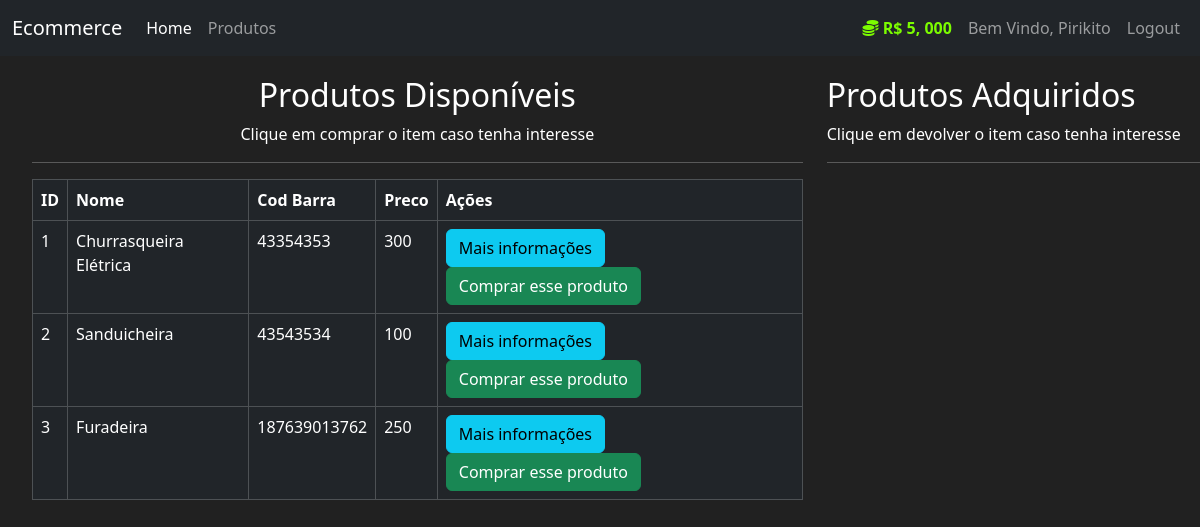
/Produtos (signed in), run on the app's committed database.
### mercado/models.py (models this page shows, shortened)
class User(db.Model, UserMixin):
    id = db.Column(db.Integer, primary_key=True)
    usuario = db.Column(db.String(length=30), nullable=False, unique=True)
    email = db.Column(db.String(length=50), nullable=False, unique=True)
    senha = db.Column(db.String(length=60), nullable=False, unique=True)
    valor = db.Column(db.Integer, nullable=False, default=5000)
    itens = db.relationship('Item', backref='dono_user', lazy=True)
    @property
    def formataValor(self):
        if len(str(self.valor)) >= 4: # R$ 400
            return f"R$ {str(self.valor)[:-3]}, {str(self.valor)[-3:]}"
        else:
            return f"R$ {self.valor}"
    @property
    def senhacrip(self):
        return self.senha
    @property
    def is_admin(self):
        return self.email.endswith('@admin.com')

class Item(db.Model):
    id = db.Column(db.Integer, primary_key=True)
    nome = db.Column(db.String(length=30), nullable=False, unique=True)
    preco = db.Column(db.Integer, nullable=False)
    cod_barra = db.Column(db.String(length=12), nullable=False, unique=True)
    descricao = db.Column(db.String(length=1024), nullable=False, unique=True)
    dono = db.Column(db.Integer, db.ForeignKey('user.id'))

### mercado/routes.py (the view, shortened to what this page needs)
@app.route('/Produtos', methods=["GET", "POST"])
@login_required
def page_produto():
    compra_form = CompraProdutoForm()
    venda_form = VendaProdutoForm()
    if request.method == "GET":
        itens = Item.query.filter_by(dono=None)
        dono_itens = Item.query.filter_by(dono=current_user.id)
        return render_template("produtos.html", itens=itens, compra_form=compra_form, dono_itens=dono_itens, venda_form=venda_form)

### mercado/models.py (called while the page is built)
@login_manager.user_loader
def load_user(user_id):
    return User.query.get(int(user_id))

### mercado/templates/produtos.html (shortened to what this page needs)
{% extends 'base.html' %}
{% block conteudo %}
    <div class="row" style="margin-top: 20px; margin-left: 20px;">
        <div class="col-8">
            <h2 style="text-align: center;">Produtos Disponíveis</h2>
            <p style="text-align: center;">Clique em comprar o item caso tenha interesse</p>
            <hr>
                <table class="table table-hover table-dark table-bordered">
                        <thead>
                            <tr>
                                <th scope="col">ID</th>
                                <th scope="col">Nome</th>
                                <th scope="col">Cod Barra</th>
                                <th scope="col">Preco</th>
                                <th scope="col">Ações</th>
                            </tr>
                         </thead>
                    <tbody>
                        {% for item in itens %}
                            <tr>
                                <td>{{item.id}}</td>
                                <td>{{item.nome}}</td>
                                <td>{{item.cod_barra}}</td>
                                <td>{{item.preco}}</td>
                                <td>
                                <button data-bs-toggle="modal" data-bs-target="#exampleModal-{{item.id}}" class="btn btn-outline btn-info">Mais informações</button>
                                <button data-bs-toggle="modal" data-bs-target="#exampleModalCompra-{{item.id}}" class="btn btn-outline btn-success">Comprar esse produto</button>
                                </td>
                            </tr>
                        {% endfor %}
                    </tbody>
                </table>
        </div>
        <div class="col-4">
            <h2>Produtos Adquiridos</h2>
            <p>Clique em devolver o item caso tenha interesse</p>
            <hr>
        </div>
    </div>
{% endblock %}

### mercado/templates/base.html (shortened to what this page needs)
<!DOCTYPE html>
<html lang="en">
<head>
    <link rel="stylesheet" href="https://cdn.jsdelivr.net/npm/bootstrap@5.3.3/dist/css/bootstrap.min.css" xintegrity="sha384-QWTKZyjpPEjISv5WaRU9OFeRpok6YctnYmDr5pNlyT2bRjXh0JMhjY6hW+ALEwIH">
</head>
<body>
    <nav class="navbar navbar-expand-lg navbar-dark bg-dark">
        <div class="container-fluid">
            <a class="navbar-brand" href="{{url_for('page_home')}}">Ecommerce</a>
            <div class="collapse navbar-collapse" id="navbarSupportedContent">
                <div class="navbar-nav me-auto">
                    <a class="nav-link active" aria-current="page" href="{{url_for('page_home')}}">Home</a>
                    <a class="nav-link" href="{{url_for('page_produto')}}">Produtos</a>
                </div>
                <div>
                    {% if current_user.is_authenticated %}
                    <div class="navbar-nav ms-auto">
                        <a class="nav-link" style="color: lawngreen; font-weight: bold;">
                            <i class="fas fa-coins"></i>
                            {{ current_user.formataValor }}
                        </a>
                        <a class="nav-link">Bem Vindo, {{ current_user.usuario }}</a>
                        <a class="nav-link" href="{{url_for('page_logout')}}">Logout</a>
                    </div>
                    {% else %}
                    <div class="navbar-nav ms-auto">
                        <a class="nav-link" href="{{url_for('page_login')}}">Login</a>
                        <a class="nav-link" href="{{url_for('page_cadastro')}}">Cadastro</a>
                    </div>
                    {% endif %}
                </div>
            </div>
        </div>
    </nav>
    {% block conteudo %}{% endblock %}
</body>
</html>

### mercado/templates/base.html (style rules this page uses)
body { background-color: #212121; color: white; }

### data on the page
User: formataValor "R$ 5, 000", usuario "Pirikito"
Item: id "1", nome "Churrasqueira Elétrica", cod_barra "43354353", preco "300"
Item: id "2", nome "Sanduicheira", cod_barra "43543534", preco "100"
Item: id "3", nome "Furadeira", cod_barra "187639013762", preco "250"
